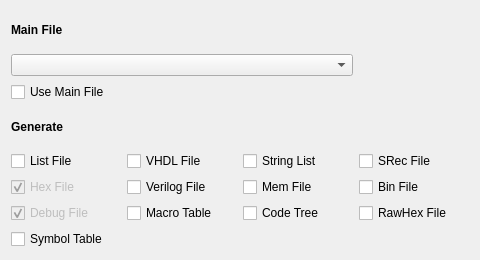
<?xml version="1.0" encoding="UTF-8"?>
<ui version="4.0">
 <class>ProjectCfg_Compiler</class>
 <widget class="QWidget" name="ProjectCfg_Compiler">
  <property name="geometry">
   <rect>
    <x>0</x>
    <y>0</y>
    <width>480</width>
    <height>260</height>
   </rect>
  </property>
  <property name="windowTitle">
   <string>Form</string>
  </property>
  <layout class="QGridLayout" name="gridLayout">
   <item row="6" column="3">
    <widget class="QCheckBox" name="chckRawHexFile">
     <property name="text">
      <string>RawHex File</string>
     </property>
    </widget>
   </item>
   <item row="4" column="0">
    <widget class="QCheckBox" name="chckLstFile">
     <property name="text">
      <string>List File</string>
     </property>
    </widget>
   </item>
   <item row="5" column="0">
    <widget class="QCheckBox" name="chckHexFile">
     <property name="enabled">
      <bool>false</bool>
     </property>
     <property name="text">
      <string>Hex File</string>
     </property>
     <property name="checked">
      <bool>true</bool>
     </property>
    </widget>
   </item>
   <item row="7" column="0">
    <widget class="QCheckBox" name="chckSymbolTbl">
     <property name="text">
      <string>Symbol Table</string>
     </property>
    </widget>
   </item>
   <item row="5" column="3">
    <widget class="QCheckBox" name="chckBinFile">
     <property name="text">
      <string>Bin File</string>
     </property>
    </widget>
   </item>
   <item row="5" column="1">
    <widget class="QCheckBox" name="chckVerilogFile">
     <property name="text">
      <string>Verilog File</string>
     </property>
    </widget>
   </item>
   <item row="4" column="1">
    <widget class="QCheckBox" name="chckVHDLFile">
     <property name="text">
      <string>VHDL File</string>
     </property>
    </widget>
   </item>
   <item row="5" column="2">
    <widget class="QCheckBox" name="chckMemFile">
     <property name="text">
      <string>Mem File</string>
     </property>
    </widget>
   </item>
   <item row="6" column="2">
    <widget class="QCheckBox" name="chckCodeTree">
     <property name="text">
      <string>Code Tree</string>
     </property>
    </widget>
   </item>
   <item row="6" column="1">
    <widget class="QCheckBox" name="chckMacroTbl">
     <property name="text">
      <string>Macro Table</string>
     </property>
    </widget>
   </item>
   <item row="4" column="2">
    <widget class="QCheckBox" name="chckStringList">
     <property name="text">
      <string>String List</string>
     </property>
    </widget>
   </item>
   <item row="4" column="3">
    <widget class="QCheckBox" name="chckSRecFile">
     <property name="text">
      <string>SRec File</string>
     </property>
    </widget>
   </item>
   <item row="6" column="0">
    <widget class="QCheckBox" name="chckDbgFile">
     <property name="enabled">
      <bool>false</bool>
     </property>
     <property name="text">
      <string>Debug File</string>
     </property>
     <property name="checkable">
      <bool>true</bool>
     </property>
     <property name="checked">
      <bool>true</bool>
     </property>
    </widget>
   </item>
   <item row="3" column="0">
    <widget class="QLabel" name="label_2">
     <property name="font">
      <font>
       <weight>75</weight>
       <bold>true</bold>
      </font>
     </property>
     <property name="text">
      <string>Generate</string>
     </property>
    </widget>
   </item>
   <item row="0" column="0">
    <widget class="QLabel" name="label">
     <property name="font">
      <font>
       <weight>75</weight>
       <bold>true</bold>
      </font>
     </property>
     <property name="text">
      <string>Main File</string>
     </property>
    </widget>
   </item>
   <item row="2" column="0">
    <widget class="QCheckBox" name="chckMain">
     <property name="text">
      <string>Use Main File</string>
     </property>
    </widget>
   </item>
   <item row="1" column="0" colspan="3">
    <widget class="QComboBox" name="cmbMainFile"/>
   </item>
  </layout>
 </widget>
 <resources/>
 <connections/>
</ui>
